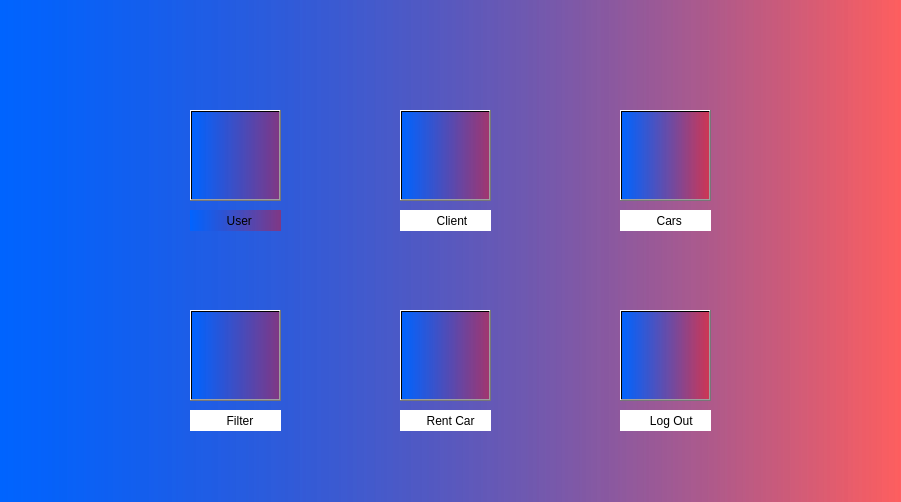
<?xml version="1.0" encoding="UTF-8"?>
<ui version="4.0">
 <class>Form</class>
 <widget class="QWidget" name="Form">
  <property name="geometry">
   <rect>
    <x>0</x>
    <y>0</y>
    <width>901</width>
    <height>502</height>
   </rect>
  </property>
  <property name="windowTitle">
   <string>Form</string>
  </property>
  <property name="autoFillBackground">
   <bool>false</bool>
  </property>
  <property name="styleSheet">
   <string notr="true">background-color: qlineargradient(spread:pad, x1:0, y1:0, x2:1, y2:0, stop:0 rgba(0, 100, 255, 255), stop:1 rgba(255, 0, 0, 100));</string>
  </property>
  <widget class="QToolButton" name="toolButton">
   <property name="geometry">
    <rect>
     <x>190</x>
     <y>110</y>
     <width>91</width>
     <height>91</height>
    </rect>
   </property>
   <property name="autoFillBackground">
    <bool>false</bool>
   </property>
   <property name="styleSheet">
    <string notr="true">background-image:url(C:/Users/Fatih/Desktop/user.png);




</string>
   </property>
   <property name="text">
    <string/>
   </property>
  </widget>
  <widget class="QToolButton" name="toolButton_2">
   <property name="geometry">
    <rect>
     <x>400</x>
     <y>110</y>
     <width>91</width>
     <height>91</height>
    </rect>
   </property>
   <property name="styleSheet">
    <string notr="true">background-image:url(C:/Users/Fatih/Desktop/client.png);

</string>
   </property>
   <property name="text">
    <string/>
   </property>
  </widget>
  <widget class="QToolButton" name="toolButton_3">
   <property name="geometry">
    <rect>
     <x>620</x>
     <y>110</y>
     <width>91</width>
     <height>91</height>
    </rect>
   </property>
   <property name="styleSheet">
    <string notr="true">background-image:url(C:/Users/Fatih/Desktop/cars.png);
</string>
   </property>
   <property name="text">
    <string/>
   </property>
  </widget>
  <widget class="QToolButton" name="toolButton_4">
   <property name="geometry">
    <rect>
     <x>190</x>
     <y>310</y>
     <width>91</width>
     <height>91</height>
    </rect>
   </property>
   <property name="styleSheet">
    <string notr="true">background-image:url(C:/Users/Fatih/Desktop/filter.png);
</string>
   </property>
   <property name="text">
    <string/>
   </property>
  </widget>
  <widget class="QToolButton" name="toolButton_5">
   <property name="geometry">
    <rect>
     <x>400</x>
     <y>310</y>
     <width>91</width>
     <height>91</height>
    </rect>
   </property>
   <property name="styleSheet">
    <string notr="true">background-image:url(C:/Users/Fatih/Desktop/cars.png);
</string>
   </property>
   <property name="text">
    <string/>
   </property>
  </widget>
  <widget class="QToolButton" name="toolButton_6">
   <property name="geometry">
    <rect>
     <x>620</x>
     <y>310</y>
     <width>91</width>
     <height>91</height>
    </rect>
   </property>
   <property name="styleSheet">
    <string notr="true">background-image:url(C:/Users/Fatih/Desktop/logout.png);
</string>
   </property>
   <property name="text">
    <string/>
   </property>
  </widget>
  <widget class="QLabel" name="label">
   <property name="geometry">
    <rect>
     <x>190</x>
     <y>210</y>
     <width>91</width>
     <height>21</height>
    </rect>
   </property>
   <property name="layoutDirection">
    <enum>Qt::RightToLeft</enum>
   </property>
   <property name="styleSheet">
    <string notr="true">QLabel{background-color: rgb(255, 255, 255)};
</string>
   </property>
   <property name="text">
    <string>           User</string>
   </property>
  </widget>
  <widget class="QLabel" name="label_2">
   <property name="geometry">
    <rect>
     <x>400</x>
     <y>210</y>
     <width>91</width>
     <height>21</height>
    </rect>
   </property>
   <property name="layoutDirection">
    <enum>Qt::RightToLeft</enum>
   </property>
   <property name="styleSheet">
    <string notr="true">QLabel{background-color: rgb(255, 255, 255)}</string>
   </property>
   <property name="text">
    <string>           Client</string>
   </property>
  </widget>
  <widget class="QLabel" name="label_3">
   <property name="geometry">
    <rect>
     <x>620</x>
     <y>210</y>
     <width>91</width>
     <height>21</height>
    </rect>
   </property>
   <property name="layoutDirection">
    <enum>Qt::RightToLeft</enum>
   </property>
   <property name="styleSheet">
    <string notr="true">QLabel{background-color: rgb(255, 255, 255)}</string>
   </property>
   <property name="text">
    <string>           Cars</string>
   </property>
  </widget>
  <widget class="QLabel" name="label_4">
   <property name="geometry">
    <rect>
     <x>190</x>
     <y>410</y>
     <width>91</width>
     <height>21</height>
    </rect>
   </property>
   <property name="layoutDirection">
    <enum>Qt::RightToLeft</enum>
   </property>
   <property name="styleSheet">
    <string notr="true">QLabel{background-color: rgb(255, 255, 255)}</string>
   </property>
   <property name="text">
    <string>           Filter</string>
   </property>
  </widget>
  <widget class="QLabel" name="label_5">
   <property name="geometry">
    <rect>
     <x>400</x>
     <y>410</y>
     <width>91</width>
     <height>21</height>
    </rect>
   </property>
   <property name="layoutDirection">
    <enum>Qt::RightToLeft</enum>
   </property>
   <property name="styleSheet">
    <string notr="true">QLabel{background-color: rgb(255, 255, 255)}</string>
   </property>
   <property name="text">
    <string>        Rent Car</string>
   </property>
  </widget>
  <widget class="QLabel" name="label_6">
   <property name="geometry">
    <rect>
     <x>620</x>
     <y>410</y>
     <width>91</width>
     <height>21</height>
    </rect>
   </property>
   <property name="layoutDirection">
    <enum>Qt::RightToLeft</enum>
   </property>
   <property name="styleSheet">
    <string notr="true">QLabel{background-color: rgb(255, 255, 255)}</string>
   </property>
   <property name="text">
    <string>         Log Out</string>
   </property>
  </widget>
 </widget>
 <resources/>
 <connections/>
</ui>
